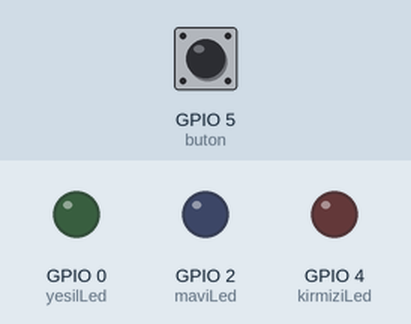
Bench run of a program on a simulated ESP8266 board running MicroPython. Shown: output pins drawn as LEDs (lit = HIGH, except the on-board LED, lit = LOW). The inputs (shaded band) are chosen by the test bench; at power-on: GPIO 5 (buton) LOW.

Above: at 1.2 s.
1.3 s: GPIO 5 (buton) pulled HIGH for 3.2 s
At 2.8 s:
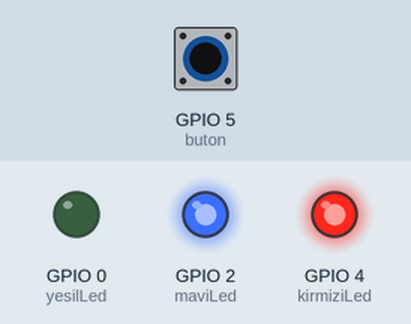
6.0 s: GPIO 5 (buton) pulled HIGH for 1.2 s
At 7.8 s:
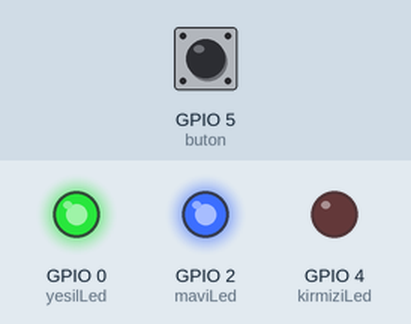
Timing chart, 0 to 9.3 s (numbered marks = the images above; inputs shaded):
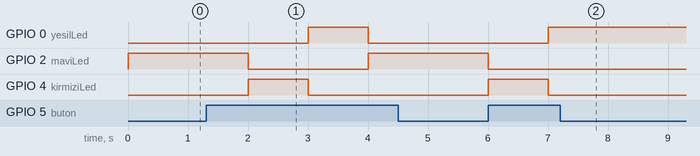

The program:

pull-down-4-led.py
```python
from machine import Pin
from time import sleep

buton_pin = 5
kirmiziLed_pin = 4
yesilLed_pin = 0
maviLed_pin = 2

buton = Pin(buton_pin,Pin.IN)
kirmiziLed = Pin(kirmiziLed_pin,Pin.OUT, value=0)
yesilLed = Pin(yesilLed_pin,Pin.OUT, value=0)
maviLed = Pin(maviLed_pin,Pin.OUT, value=0)

butonDurumu = 0
sayac = 0
sleep_second = 1

while True:
    butonDurumu = buton.value()

    if butonDurumu == True:
        sayac += 1

    if sayac % 3 == 1:
        kirmiziLed.on()
        yesilLed.off()
        maviLed.off()

    elif sayac % 3 == 2:
        kirmiziLed.off()
        yesilLed.on()
        maviLed.off()

    elif sayac % 3 == 0:
        kirmiziLed.off()
        yesilLed.off()
        maviLed.on()

    sleep(sleep_second)
```

Measured:
- after the input at 1.3 s, GPIO 0 (yesilLed): LOW → HIGH after 1.7 s, → LOW 1.0 s later; GPIO 2 (maviLed): HIGH → LOW after 0.70 s, → HIGH 2.0 s later; GPIO 4 (kirmiziLed): LOW → HIGH after 0.70 s, → LOW 1.0 s later
- after the input at 6.0 s, GPIO 0 (yesilLed): LOW → HIGH after 1.0 s; GPIO 2 (maviLed): HIGH → LOW at once; GPIO 4 (kirmiziLed): LOW → HIGH at once, → LOW 1.0 s later
